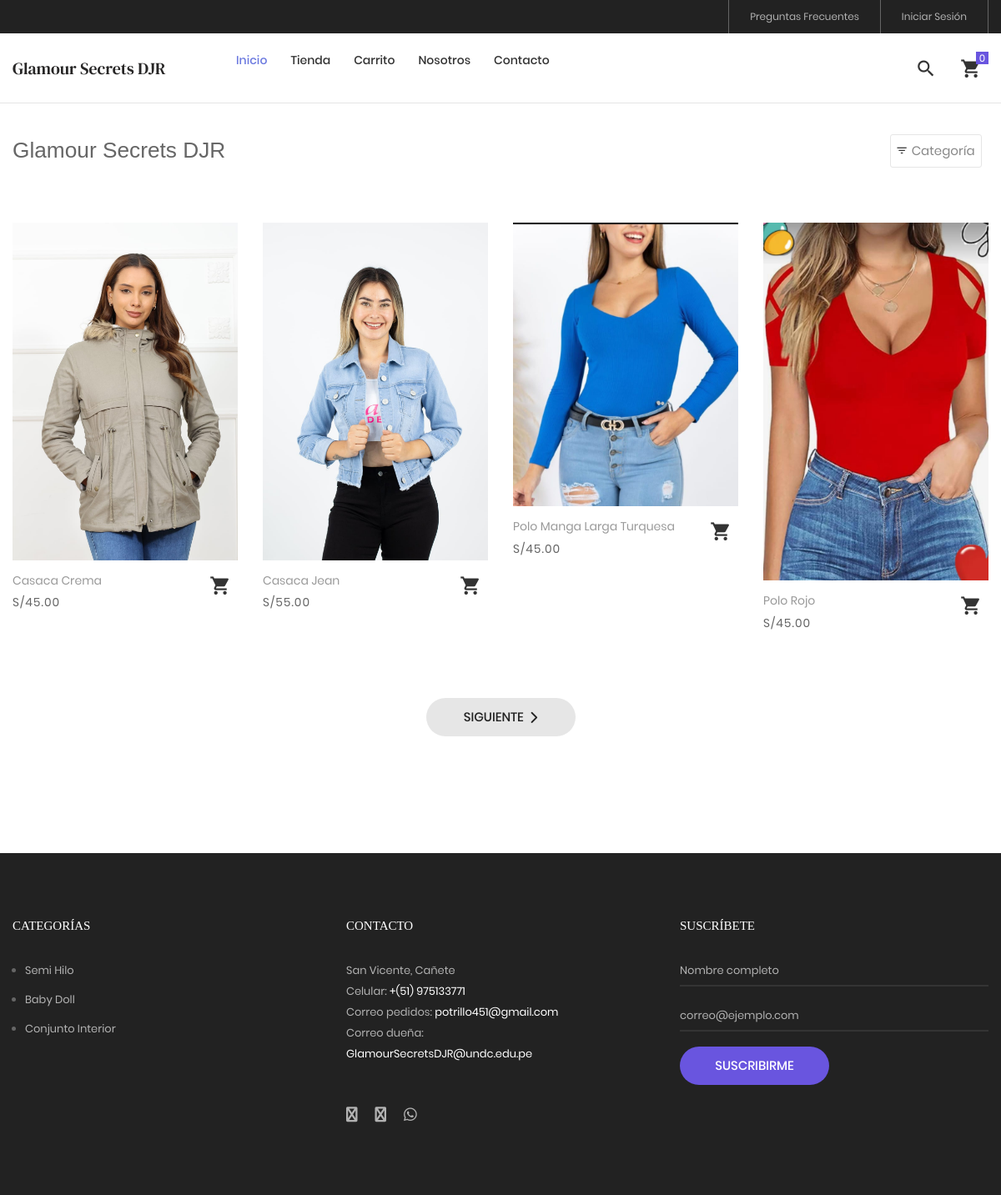
The page /tienda on the database its author committed.
### tables this page shows
CREATE TABLE `producto` (
  `idproducto` bigint(20) NOT NULL,
  `categoriaid` bigint(20) NOT NULL,
  `codigo` varchar(30) NOT NULL,
  `nombre` varchar(255) NOT NULL,
  `descripcion` text NOT NULL,
  `precio` decimal(11,2) NOT NULL,
  `stock` int(11) NOT NULL,
  `imagen` varchar(100) DEFAULT NULL,
  `datecreated` datetime NOT NULL DEFAULT current_timestamp(),
  `ruta` varchar(255) NOT NULL,
  `status` int(11) NOT NULL DEFAULT 1
);

CREATE TABLE `categoria` (
  `idcategoria` bigint(20) NOT NULL,
  `nombre` varchar(255) NOT NULL,
  `descripcion` text NOT NULL,
  `portada` varchar(100) NOT NULL,
  `datecreated` datetime NOT NULL DEFAULT current_timestamp(),
  `ruta` varchar(255) NOT NULL,
  `status` int(11) NOT NULL DEFAULT 1
);

### Libraries/Core/Views.php (called while the page is built)
<?php
	class Views
	{
		function getView($controller,$view,$data="")
		{
			$controller = get_class($controller);
			if($controller == "Home"){
				$view = "Views/".$view.".php";
			}else{
				$view = "Views/".$controller."/".$view.".php";
			}
			require_once ($view);
		}
	}
 ?>

### Controllers/Tienda.php (called while the page is built, shortened)
<?php
	require_once("Models/TProducto.php");
	class Tienda extends Controllers{
		public function tienda()
		{
			$data['page_tag'] = NOMBRE_EMPESA;
			$data['page_title'] = NOMBRE_EMPESA;
			$data['page_name'] = "tienda";
			$pagina = 1;
			$cantProductos = $this->cantProductos();
			$total_registro = $cantProductos['total_registro'];
			$desde = ($pagina-1) * PROPORPAGINA;
			$total_paginas = ceil($total_registro / PROPORPAGINA);
			$data['productos'] = $this->getProductosPage($desde,PROPORPAGINA);
			$data['pagina'] = $pagina;
			$data['total_paginas'] = $total_paginas;
			$data['categorias'] = $this->getCategorias();
			$this->views->getView($this,"tienda",$data);
		}
	}
 ?>

### index.php (called while the page is built, shortened)
<?php
	require_once("Helpers/Helpers.php");
	require_once("Libraries/Core/Load.php");
 ?>

### Libraries/Core/Mysql.php (called while the page is built, shortened)
<?php
	class Mysql extends Conexion
	{
		private $conexion;
		function __construct()
		{
			$this->conexion = new Conexion();
			$this->conexion = $this->conexion->conect();
		}
		public function select_all(string $query)
		{
			$this->strquery = $query;
        	$result = $this->conexion->prepare($this->strquery);
			$result->execute();
        	$data = $result->fetchall(PDO::FETCH_ASSOC);
        	return $data;
		}
	}
 ?>

### Libraries/Core/Conexion.php (called while the page is built)
<?php
class Conexion{
	private $conect;
	public function __construct(){
		$connectionString = "mysql:host=".DB_HOST.";dbname=".DB_NAME.";charset=".DB_CHARSET;
		try{
			$this->conect = new PDO($connectionString, DB_USER, DB_PASSWORD);
			$this->conect->setAttribute(PDO::ATTR_ERRMODE, PDO::ERRMODE_EXCEPTION);
		}catch(PDOException $e){
			$this->conect = 'Error de conexión';
		    echo "ERROR: " . $e->getMessage();
		}
	}
	public function conect(){
		return $this->conect;
	}
}
?>

### Models/TProducto.php (called while the page is built, shortened)
<?php
require_once("Libraries/Core/Mysql.php");
trait TProducto{
	public function getProductosPage($desde, $porpagina){
		$this->con = new Mysql();
		$sql = "SELECT p.idproducto,
						p.codigo,
						p.nombre,
						p.descripcion,
						p.categoriaid,
						c.nombre as categoria,
						p.precio,
						p.ruta,
						p.stock
				FROM producto p
				INNER JOIN categoria c
				ON p.categoriaid = c.idcategoria
				WHERE p.status = 1 ORDER BY p.idproducto DESC LIMIT $desde,$porpagina";
				$request = $this->con->select_all($sql);
				if(count($request) > 0){
					for ($c=0; $c < count($request) ; $c++) {
						$intIdProducto = $request[$c]['idproducto'];
						$sqlImg = "SELECT img
								FROM imagen
								WHERE productoid = $intIdProducto";
						$arrImg = $this->con->select_all($sqlImg);
						if(count($arrImg) > 0){
							for ($i=0; $i < count($arrImg); $i++) {
								$arrImg[$i]['url_image'] = media().'/images/uploads/'.$arrImg[$i]['img'];
							}
						}
						$request[$c]['images'] = $arrImg;
					}
				}
		return $request;
	}
}
 ?>

### Helpers/Helpers.php (called while the page is built, shortened)
<?php
	function base_url()
	{
		return BASE_URL;
	}
    function footerTienda($data="")
    {
        $view_footer = "Views/Template/footer_tienda.php";
        require_once ($view_footer);
    }
    function formatMoney($cantidad){
        $cantidad = number_format($cantidad,2,SPD,SPM);
        return $cantidad;
    }
    function getCatFooter(){
        require_once ("Models/CategoriasModel.php");
        $objCategoria = new CategoriasModel();
        $request = $objCategoria->getCategoriasFooter();
        return $request;
    }
    function getInfoPage(int $idpagina){
        require_once("Libraries/Core/Mysql.php");
        $con = new Mysql();
        $sql = "SELECT * FROM post WHERE idpost = $idpagina";
        $request = $con->select($sql);
        return $request;
    }
 ?>

### Models/CategoriasModel.php (called while the page is built, shortened)
<?php
	class CategoriasModel extends Mysql
	{
		public function getCategoriasFooter(){
			$sql = "SELECT idcategoria, nombre, descripcion, portada, ruta
					FROM categoria WHERE  status = 1 AND idcategoria IN (".CAT_FOOTER.")";
			$request = $this->select_all($sql);
			if(count($request) > 0){
				for ($c=0; $c < count($request) ; $c++) {
					$request[$c]['portada'] = BASE_URL.'/Assets/images/uploads/'.$request[$c]['portada'];
				}
			}
			return $request;
		}
	}
 ?>

### Views/Tienda/tienda.php (the view, shortened to what this page needs)
<?php
$arrProductos = $data['productos'];
 ?>
<br><br><br>
<hr>
	<div class="bg0 m-t-23 p-b-140">
		<div class="container">
			<div class="flex-w flex-sb-m p-b-52">
				<div class="flex-w flex-l-m filter-tope-group m-tb-10">
					<h3><?= $data['page_title']; ?></h3>
				</div>
				<div class="flex-w flex-c-m m-tb-10">
					<div class="flex-c-m stext-106 cl6 size-104 bor4 pointer hov-btn3 trans-04 m-r-8 m-tb-4 js-show-filter">
						<i class="icon-filter cl2 m-r-6 fs-15 trans-04 zmdi zmdi-filter-list"></i>
						 Categoría &nbsp;
					</div>
				</div>
			</div>
			<div class="row isotope-grid">
			<?php
			if(count($arrProductos) > 0 ){
				for ($p=0; $p < count($arrProductos); $p++) {
					$ruta = $arrProductos[$p]['ruta'];
					if(count($arrProductos[$p]['images']) > 0 ){
						$portada = $arrProductos[$p]['images'][0]['url_image'];
					}else{
						$portada = media().'/images/uploads/product.png';
					}
			 ?>
				<div class="col-sm-6 col-md-4 col-lg-3 p-b-35 isotope-item women">
					<div class="block2">
						<div class="block2-pic hov-img0">
							<img src="<?= $portada ?>" alt="<?= $arrProductos[$p]['nombre'] ?>">
						</div>
						<div class="block2-txt flex-w flex-t p-t-14">
							<div class="block2-txt-child1 flex-col-l ">
								<a href="<?= base_url().'/tienda/producto/'.$arrProductos[$p]['idproducto'].'/'.$ruta; ?>" class="stext-104 cl4 hov-cl1 trans-04 js-name-b2 p-b-6">
									<?= $arrProductos[$p]['nombre'] ?>
								</a>
								<span class="stext-105 cl3">
									<?= SMONEY.formatMoney($arrProductos[$p]['precio']); ?>
								</span>
							</div>
							<div class="block2-txt-child2 flex-r p-t-3">
								<a href="#"
								 id="<?= openssl_encrypt($arrProductos[$p]['idproducto'],METHODENCRIPT,KEY); ?>"
								 class="btn-addwish-b2 dis-block pos-relative js-addwish-b2 js-addcart-detail
								 icon-header-item cl2 hov-cl1 trans-04 p-l-22 p-r-11
								 ">
									<i class="zmdi zmdi-shopping-cart"></i>
								</a>
							</div>
						</div>
					</div>
				</div>
			<?php }
			}else{
			 ?>
			 <p>No hay productos para mostrar <a href="<?= base_url() ?>/tienda"> Ver productos</a></p>
			<?php } ?>
			</div>
			<?php
				if(count($data['productos']) > 0){
					$nextPagina = $data['pagina'] + 1;
			 ?>
			<div class="flex-c-m flex-w w-full p-t-45">
			<?php if($data['pagina'] != $data['total_paginas']){ ?>
				<a href="<?= base_url() ?>/tienda/page/<?= $nextPagina ?>" class="flex-c-m stext-101 cl5 size-103 bg2 bor1 hov-btn1 p-lr-15 trans-04"> Siguiente &nbsp; <i class="fas fa-chevron-right"></i> </a>
			<?php } ?>
			</div>
			<?php
				}
			 ?>
		</div>
	</div>
<?php
	footerTienda($data);
?>

### Views/Template/footer_tienda.php (shortened to what this page needs)
	<?php
		$catFotter = getCatFooter();
	 ?>
	<footer class="bg3 p-t-75 p-b-32">
		<div class="container">
			<div class="row">
				<div class="col-sm-6 col-lg-4 p-b-50">
					<h4 class="stext-301 cl0 p-b-30">
						Categorías
					</h4>
					<?php if(count($catFotter) > 0){ ?>
					<ul>
						<?php foreach ($catFotter as $cat) { ?>
						<li class="p-b-10">
							<a href="<?= base_url() ?>/tienda/categoria/<?= $cat['idcategoria'].'/'.$cat['ruta'] ?>" class="stext-107 cl7 hov-cl1 trans-04">
								<?= $cat['nombre'] ?>
							</a>
						</li>
						<?php } ?>
					</ul>
					<?php } ?>
				</div>
				<div class="col-sm-6 col-lg-4 p-b-50">
					<h4 class="stext-301 cl0 p-b-30">
						Contacto
					</h4>
					<p class="stext-107 cl7 size-201">
						<?= DIRECCION ?> <br>
						Celular: <a class="linkFooter" href="tel:<?= TELEMPRESA ?>"><?= TELEMPRESA ?></a><br>
						Correo pedidos: <a class="linkFooter" href="mailto:<?= EMAIL_PEDIDOS ?>"><?= EMAIL_PEDIDOS ?></a><br>
						Correo dueña: <a class="linkFooter" href="mailto:<?= EMAIL_EMPRESA ?>"><?= EMAIL_EMPRESA ?></a>
					</p>
					<div class="p-t-27">
						<a href="<?= FACEBOOK ?>" target="_blanck" class="fs-18 cl7 hov-cl1 trans-04 m-r-16">
							<i class="fa fa-facebook"></i>
						</a>
						<a href="<?= INSTAGRAM ?>" target="_blanck"  class="fs-18 cl7 hov-cl1 trans-04 m-r-16">
							<i class="fa fa-instagram"></i>
						</a>
						<a href="https://wa.me/<?= WHATSAPP ?>" target="_blanck"  class="fs-18 cl7 hov-cl1 trans-04 m-r-16">
							<i class="fab fa-whatsapp"></i>
						</a>
					</div>
				</div>
				<div class="col-sm-6 col-lg-4 p-b-50">
					<h4 class="stext-301 cl0 p-b-30">
						Suscríbete
					</h4>
					<form id="frmSuscripcion" name="frmSuscripcion">
						<div class="wrap-input1 w-full p-b-4">
							<input class="input1 bg-none plh1 stext-107 cl7" type="text" id="nombreSuscripcion" name="nombreSuscripcion" placeholder="Nombre completo" required>
						</div>
						<br>
						<div class="wrap-input1 w-full p-b-4">
							<input class="input1 bg-none plh1 stext-107 cl7" type="email" id="emailSuscripcion" name="emailSuscripcion" placeholder="correo@ejemplo.com" required >
						</div>
						<div class="p-t-18">
							<button class="flex-c-m stext-101 cl0 size-103 bg1 bor1 hov-btn2 p-lr-15 trans-04">
								Suscribirme
							</button>
						</div>
					</form>
				</div>
			</div>
		</div>
	</footer>
</body>
</html>

### Assets/tienda/css/main.css (style rules this page uses)
.container { max-width: 1380px; }
@media (max-width: 1600px) { .container { max-width: 1200px; } }
.container p { margin-bottom: 20px; }
.container ul, .container ol { margin-left: 15px; margin-bottom: 20px; }
.container ul, .container ul li { list-style: initial; }
.icon-header-item { position: relative; font-size: 26px; line-height: 1; cursor: pointer; }
.block2-pic { position: relative; }
.block2-txt-child1 { width: calc(100% - 30px); }
.block2-txt-child2 { width: 30px; }
.cl0 { color: #fff; }
.cl2 { color: #333; }
.cl3 { color: #666; }
.cl4 { color: #999; }
.cl5 { color: #222; }
.cl6 { color: #888; }
.cl7 { color: #b2b2b2; }
.stext-101 { font-family: Poppins-Medium; font-size: 15px; line-height: 1.466667; text-transform: uppercase; }
.stext-104 { font-family: Poppins-Regular; font-size: 14px; line-height: 1.466667; }
.stext-105 { font-family: Poppins-Regular; font-size: 14px; line-height: 1.466667; letter-spacing: 1px; }
.stext-106 { font-family: Poppins-Regular; font-size: 15px; line-height: 1.2; }
.stext-107 { font-family: Poppins-Regular; font-size: 13px; line-height: 1.923; }
.stext-301 { font-family: Montserrat-Bold; font-size: 15px; line-height: 1.6; text-transform: uppercase; }
.size-103 { min-width: 179px; height: 46px; }
.size-104 { min-width: 94px; height: 40px; }
.size-201 { max-width: 270px; }
.bg-none { background-color: transparent; }
.bg0 { background-color: #fff; }
.bg1 { background-color: #6955df; }
.bg2 { background-color: #e6e6e6; }
.bg3 { background-color: #222; }
.bor1 { border-radius: 23px; }
.bor4 { border: 1px solid #e6e6e6; border-radius: 3px; }
.wrap-input1 { position: relative; border-bottom: 2px solid rgba(204,204,204, 0.1); }
.input1 { background-color: transparent; width: 100%; }
.hov-img0 { display: block; overflow: hidden; }
.hov-img0 img { width: 100%; -webkit-transition: transform 0.9s ease; -o-transition: transform 0.9s ease; -moz-transition: transform 0.9s ease; transition: transform 0.9s ease; }
.linkFooter { color: #FFF !important; }

### rows shown on the page
producto: shows a picture, nombre "Casaca Crema", precio "45.00"
producto: shows a picture, nombre "Casaca Jean", precio "55.00"
producto: shows a picture, nombre "Polo Manga Larga Turquesa", precio "45.00"
producto: shows a picture, nombre "Polo Rojo", precio "45.00"
categoria: nombre "Semi Hilo"
categoria: nombre "Baby Doll"
categoria: nombre "Conjunto Interior"

### other values the page prints
$data['page_title'] "Glamour Secrets DJR"
DIRECCION "San Vicente, Cañete"
TELEMPRESA "+(51) 975133771"
EMAIL_PEDIDOS "potrillo451@gmail.com"
EMAIL_EMPRESA "GlamourSecretsDJR@undc.edu.pe"
